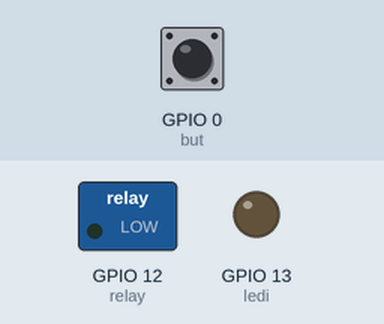
Simulated run of this sketch. Board: ESP8266 (NodeMCU). On the bench: switched loads named in the sketch (green lamp = pin HIGH), output pins drawn as LEDs (lit = HIGH). Dashed ring = blinking. The inputs (shaded band) are chosen by the test bench; at power-on: GPIO 0 (but) HIGH. WiFi joins after 1.5 s; servers stay silent unless stated; the Firebase database answers and starts empty; what the sketch prints to the serial monitor is not drawn.

Above: at 2.7 s.
2.8 s: GPIO 0 (but) pulled LOW for 1 s
At 4.9 s:
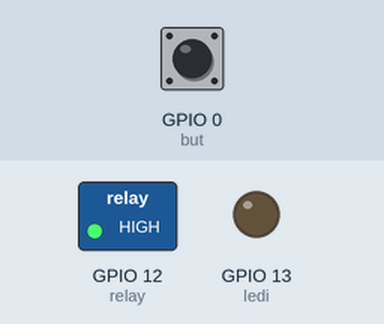
5.5 s: GPIO 0 (but) pulled LOW for 0.15 s
At 6.4 s:
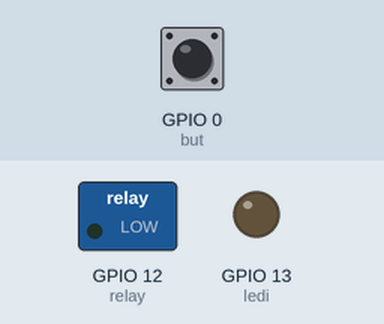
7.4 s: GPIO 0 (but) pulled LOW for 3.2 s
At 8.05 s:
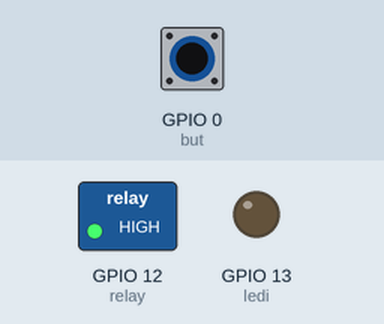
Timing chart, 0 to 12.2 s (numbered marks = the images above; inputs shaded):
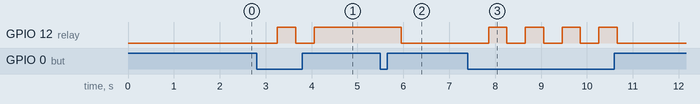

Measured:
- after the input at 2.8 s, GPIO 12 (relay): LOW → HIGH after 0.45 s, → LOW 0.40 s later, → HIGH 0.40 s later
- after the input at 5.5 s, GPIO 12 (relay): HIGH → LOW after 0.46 s
- after the input at 7.4 s, GPIO 12 (relay): alternates HIGH for 0.40 s and LOW for 0.40 s, 8 changes in all, then stays LOW, starting after 0.46 s

The sketch:

sonoff_interruptor.ino
```cpp
#include <Arduino.h>
#include <ESP8266HTTPClient.h>
#include "FirebaseESP8266.h"
#include <ESP8266WiFi.h>

FirebaseData firebaseData;

// Set these to run example.
#define FIREBASE_HOST "casain-2020.firebaseio.com"              // the project name address from firebase id
#define FIREBASE_AUTH "zBSt0VZEfZgYMmhXotEoAaRr67ohO6r4Yt2UfEWY"       // the secret key generated from firebase
#define WIFI_SSID "NOS-CASA"
#define WIFI_PASSWORD "redecasa"

int but=0;
int onoff=0;
int led=0;
int relay=12;
int ledi=13;

void setup() {
  Serial.begin(115200);
  pinMode(relay, OUTPUT);
  pinMode(but, INPUT);
  pinMode(ledi, OUTPUT);
  // connect to wifi.
  WiFi.begin(WIFI_SSID, WIFI_PASSWORD);
  //Serial.print("connecting");
  while (WiFi.status() != WL_CONNECTED) {
    //Serial.print(".");
    delay(500);
  }
  digitalWrite(ledi,LOW);
  Serial.println();
  Serial.print("connected: ");
  Serial.println(WiFi.localIP());
  Firebase.begin(FIREBASE_HOST, FIREBASE_AUTH);
  Firebase.reconnectWiFi(true);
}

void loop() {
  if(Firebase.getInt(firebaseData, "CASA/LED"))
  {
    //Success
    led = firebaseData.intData();
    digitalWrite(relay, led);
  }
  if (digitalRead(but)==0){
    onoff=!onoff;
    Firebase.setInt(firebaseData, "CASA/LED", onoff);
    delay(100);
  }
}
```
